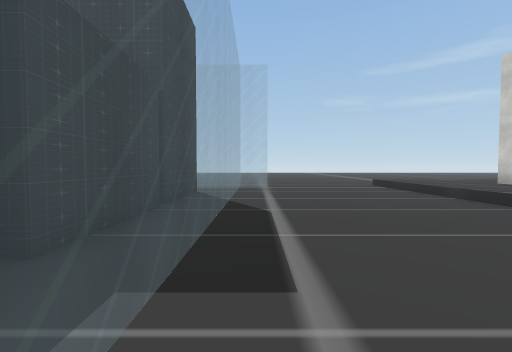
view 1 (above)

23 first-person views from a walk through a 3-D level made in the Unity game engine. The camera is 1.5 m above the floor, tilts 2° down and sees 90° across. The floor is counted in squares, 2.4 m on a side. Each view is taken from the middle of a square. On the plan, view 1 faces up. The plan holds only what a view shows up to about 9 squares ahead; the rest is blank. The place goes on beyond the plan. The player is left out. Some surface patterns are stand-ins.

view 2
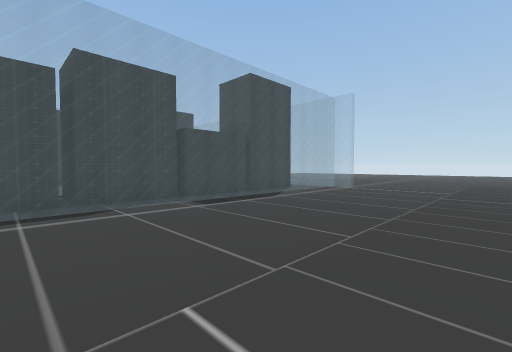

view 3
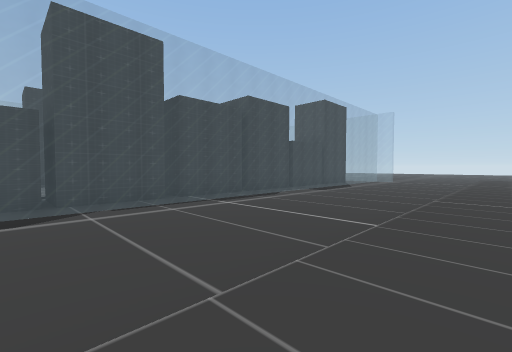

view 4
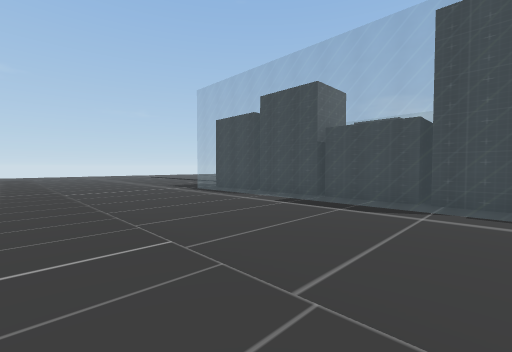

view 5
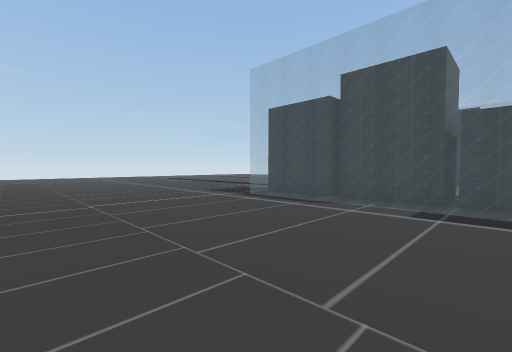

view 6
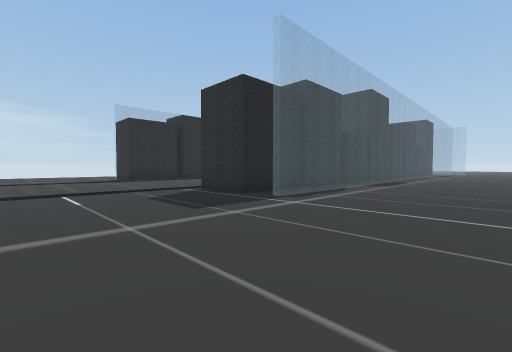

view 7
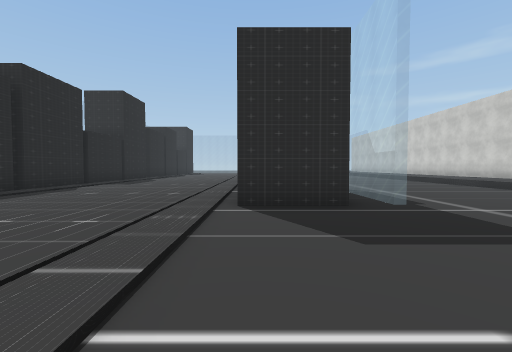

view 8
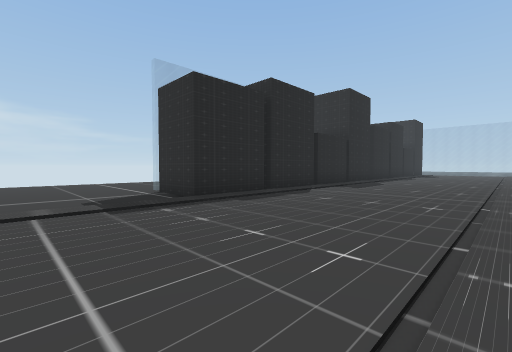

view 9
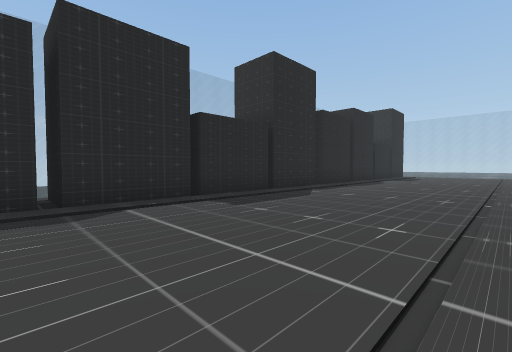

view 10
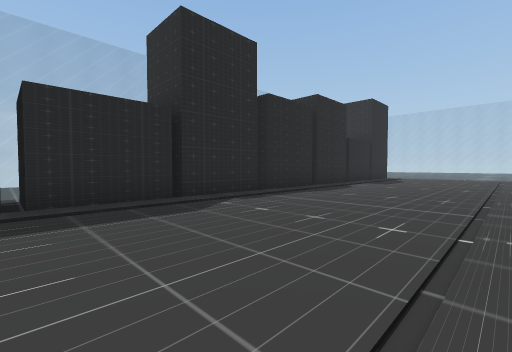

view 11
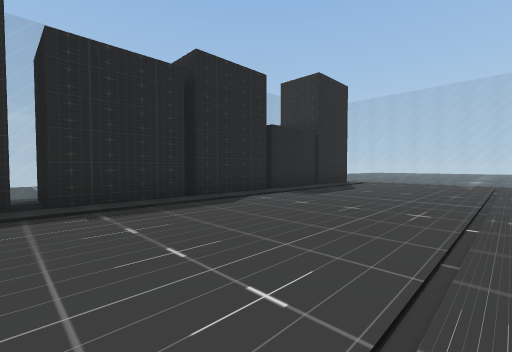

view 12
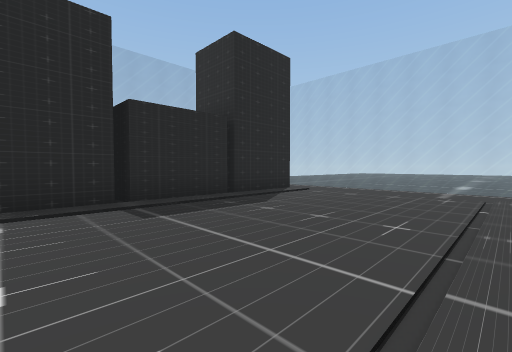

view 13
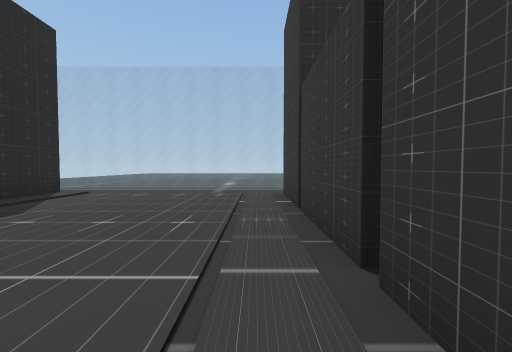

view 14
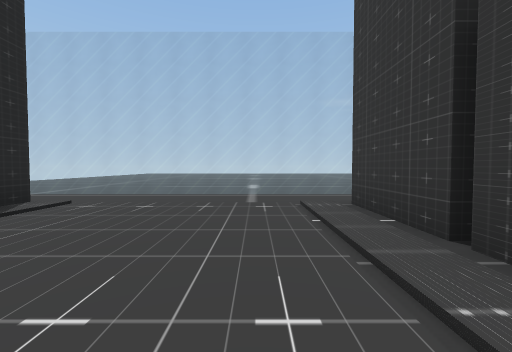

view 15
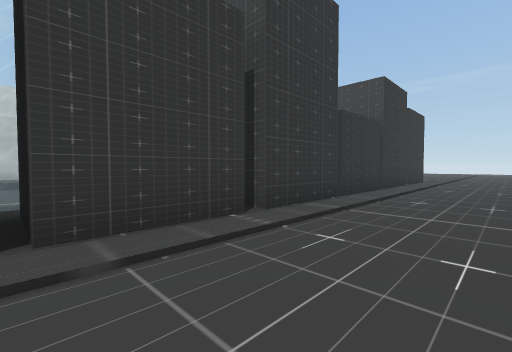

view 16
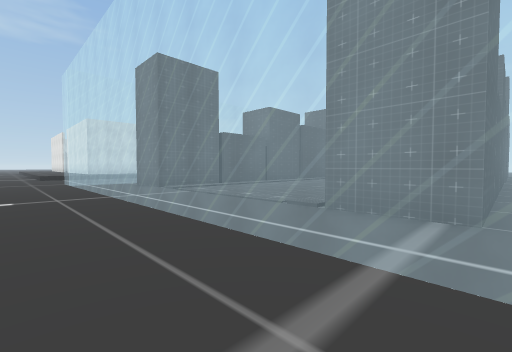

view 17
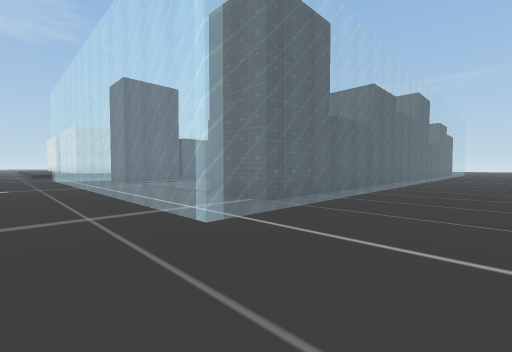

view 18
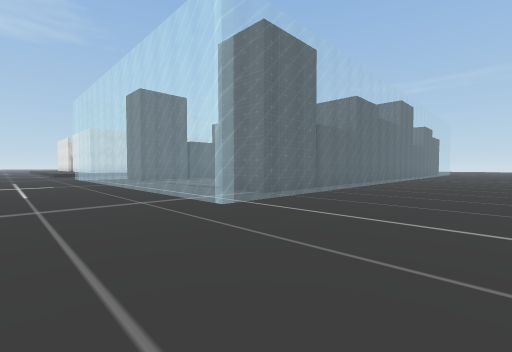

view 19
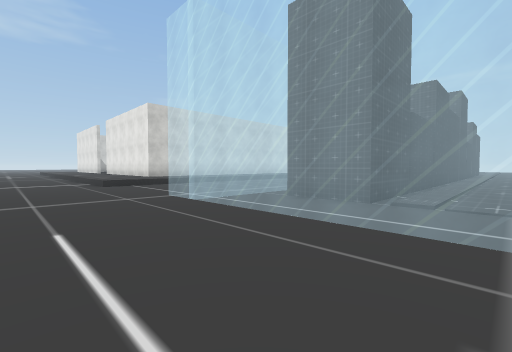

view 20
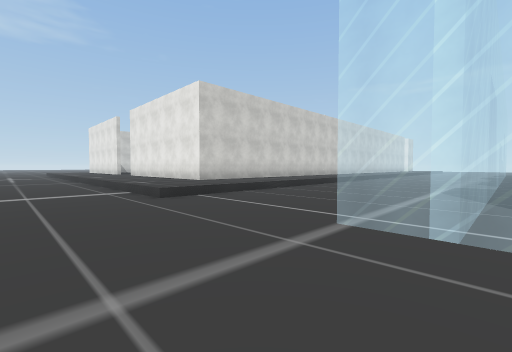

view 21
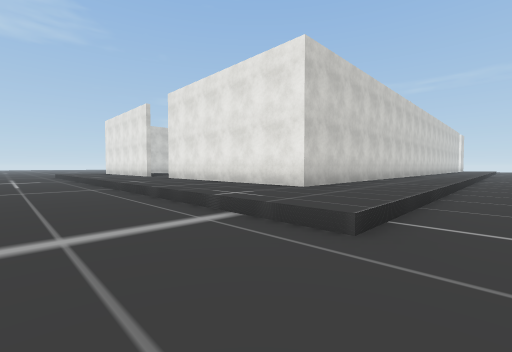

view 22
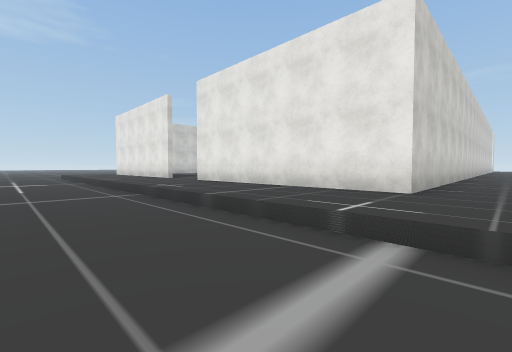

view 23
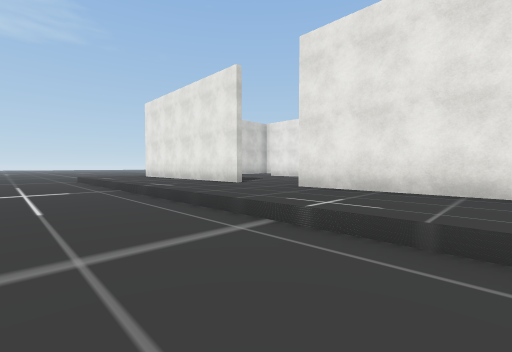

### Floor plan
Key: @ floor where view 1 was taken; # wall or solid block; . main floor; : floor 0.5 m higher than the main floor; / step, stairs or slope; = window, fence, low wall or low ledge.
Columns run from 15 left of view 1 to 20 right of it. Each row starts with its distance up from view 1.
 11 ....................................
 10 ....................................
  9 ....................................
  8 ....============.../:::::::::::::::
  7 ....=.........=..../::::::::::::::
  6 ....=##..../##=..../:#######::###
  5 ....=##..../##=..../:#      :::
  4 ....=##..../##=..../:#       ::
  3 ....=##..../##=..../:#
  2 ....=##..../##=..../:#
  1 ....=##..../##=..../:#
  0 ....=##..../##=@.../:#
 -1 ....= ...../..=..../:#
 -2  ...=##..../##=..../:
 -3 ....=##..../##=..../:
 -4 ....  #..../##=..../:
 -5       #..../##=..../:
 -6      ##..../##=..../:
 -7       #..../##=..../:
 -8       #..../##=..../:
 -9    .=##..../##=..../:
-10      ##..../##=..../:
-11    .=##..../##=..../:
-12      ##..../ #=..../:
-13     =##..../ #=..../:
-14   ........./##...../:
-15  ........../......./:
-16 .........../......./:
-17 .........../......./:
-18       ...../......./:

Where each view was taken, in squares from view 1:
view 1: 0 up, 0 right, facing up
view 2: 2 down, 5 right, facing up-left
view 3: 7 down, 5 right, facing up-left
view 4: 5 down, 5 right, facing down-left
view 5: 8 down, 5 right, facing down-left
view 6: 18 down, 3 right, facing up-left
view 7: 18 down, 3 left, facing up
view 8: 17 down, 4 left, facing up-left
view 9: 12 down, 4 left, facing up-left
view 10: 9 down, 4 left, facing up-left
view 11: 4 down, 4 left, facing up-left
view 12: 0 up, 4 left, facing up-left
view 13: 0 up, 4 left, facing up
view 14: 2 up, 5 left, facing up
view 15: 1 down, 6 left, facing down-right
view 16: 10 up, 11 left, facing down-right
view 17: 10 up, 14 left, facing down-right
view 18: 11 up, 15 left, facing down-right
view 19: 11 up, 5 left, facing down-right
view 20: 11 up, 1 left, facing down-right
view 21: 11 up, 3 right, facing down-right
view 22: 11 up, 5 right, facing down-right
view 23: 11 up, 9 right, facing down-right
